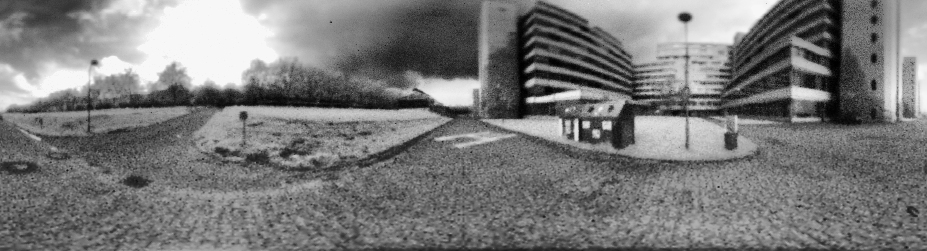
#> input picture synthetic_vedios/Vedio_dynamic_complex_bg/outdoor_3.jpg, 927 x 251 px, found by its file name
$ python black_multi_6.py
#> lines starting #> are read from the running program, lines starting #| are printed output that depends on the picture
import cv2
import os

# Path
image_path = r"C:\A_RESEARCH\Off_Line\C\LPLC2\synthetic_vedios\Vedio_dynamic_complex_bg\outdoor_3.jpg"
output_video = image_path.replace(".jpg", "_black_expand_multi_6.avi")

# Video properties
frame_width = 320
frame_height = 240
fps = 30

img = cv2.imread(image_path)
#> img is the input picture: shape (251, 927, 3); min 0, max 249, mean 121.5

# Raw img operation
img = img[5:245, :]
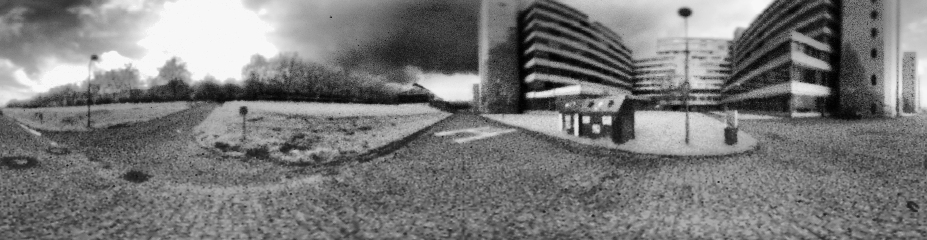
#> img: shape (240, 927, 3); min 0, max 249, mean 121.5

img_height, img_width = img.shape[:2]
#> img_height = 240; img_width = 927

fourcc = cv2.VideoWriter_fourcc(*'XVID')
video_writer = cv2.VideoWriter(output_video, fourcc, fps, (frame_width, frame_height))

# Bg moving speed
scroll_speed = 1

# Square size
max_square_size = 80
square_size_1 = 0
square_size_2 = 0
square_size_3 = 0
square_size_4 = 0
square_size_5 = 0
square_size_6 = 0

# Object appear time (frame)
time_appear_object_1 = 5
time_appear_object_2 = 15
time_appear_object_3 = 25
time_appear_object_4 = 45
time_appear_object_5 = 55
time_appear_object_6 = 65

time_disappear_object_1 = 55
time_disappear_object_2 = 65
time_disappear_object_3 = 75
time_disappear_object_4 = 95
time_disappear_object_5 = 105
time_disappear_object_6 = 115

time_end = 120

for start_x in range(0, time_end, scroll_speed):
    frame_count = start_x
    frame = img[:, start_x:start_x + frame_width].copy()

    # Object 1
    if frame_count >= time_appear_object_1 and frame_count < time_disappear_object_1:
        center_x1, center_y1 = frame_width * 3 // 4, frame_height // 4
        top_left1 = (center_x1 - square_size_1 // 2, center_y1 - square_size_1 // 2)
        bottom_right1 = (center_x1 + square_size_1 // 2, center_y1 + square_size_1 // 2)
        cv2.rectangle(frame, top_left1, bottom_right1, (0, 0, 0), -1)
        if square_size_1 < max_square_size:
            square_size_1 += 2

    # Object 2
    if frame_count >= time_appear_object_2 and frame_count < time_disappear_object_2:
        center_x2, center_y2 = frame_width // 4, frame_height // 2
        top_left2 = (center_x2 - square_size_2 // 2, center_y2 - square_size_2 // 2)
        bottom_right2 = (center_x2 + square_size_2 // 2, center_y2 + square_size_2 // 2)
        cv2.rectangle(frame, top_left2, bottom_right2, (0, 0, 0), -1)
        if square_size_2 < max_square_size:
            square_size_2 += 2

    # Object 3
    if frame_count >= time_appear_object_3 and frame_count < time_disappear_object_3:
        center_x3, center_y3 = frame_width * 3 // 5, frame_height * 3 // 4
        top_left3 = (center_x3 - square_size_3 // 2, center_y3 - square_size_3 // 2)
        bottom_right3 = (center_x3 + square_size_3 // 2, center_y3 + square_size_3 // 2)
        cv2.rectangle(frame, top_left3, bottom_right3, (0, 0, 0), -1)
        if square_size_3 < max_square_size:
            square_size_3 += 2

    # Object 4 (Mirror of Object 1)
    if frame_count >= time_appear_object_4 and frame_count < time_disappear_object_4:
        center_x4, center_y4 = frame_width // 4, frame_height // 4  # Mirror center_x1
        top_left4 = (center_x4 - square_size_4 // 2, center_y4 - square_size_4 // 2)
        bottom_right4 = (center_x4 + square_size_4 // 2, center_y4 + square_size_4 // 2)
        cv2.rectangle(frame, top_left4, bottom_right4, (0, 0, 0), -1)
        if square_size_4 < max_square_size:
            square_size_4 += 2

    # Object 5 (Mirror of Object 2)
    if frame_count >= time_appear_object_5 and frame_count < time_disappear_object_5:
        center_x5, center_y5 = frame_width * 3 // 4, frame_height // 2  # Mirror center_x2
        top_left5 = (center_x5 - square_size_5 // 2, center_y5 - square_size_5 // 2)
        bottom_right5 = (center_x5 + square_size_5 // 2, center_y5 + square_size_5 // 2)
        cv2.rectangle(frame, top_left5, bottom_right5, (0, 0, 0), -1)
        if square_size_5 < max_square_size:
            square_size_5 += 2

    # Object 6 (Mirror of Object 3)
    if frame_count >= time_appear_object_6 and frame_count < time_disappear_object_6:
        center_x6, center_y6 = frame_width * 2 // 5, frame_height * 3 // 4  # Mirror center_x3
        top_left6 = (center_x6 - square_size_6 // 2, center_y6 - square_size_6 // 2)
        bottom_right6 = (center_x6 + square_size_6 // 2, center_y6 + square_size_6 // 2)
        cv2.rectangle(frame, top_left6, bottom_right6, (0, 0, 0), -1)
        if square_size_6 < max_square_size:
            square_size_6 += 2

    video_writer.write(frame)
#> this loop made 120 passes
#> pass 1, `frame = img[:, start_x:start_x + frame_width].copy()`:
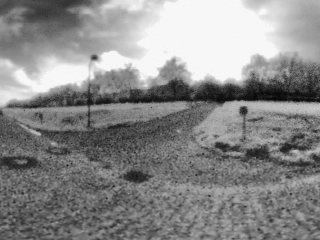
#> frame: shape (240, 320, 3); min 5, max 249, mean 137.3
#> pass 2, `frame = img[:, start_x:start_x + frame_width].copy()`:
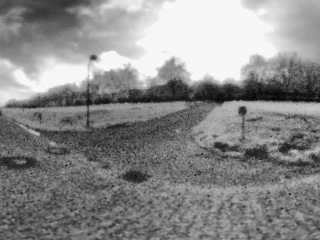
#> frame: shape (240, 320, 3); min 5, max 249, mean 137.3
#> pass 3, `frame = img[:, start_x:start_x + frame_width].copy()`:
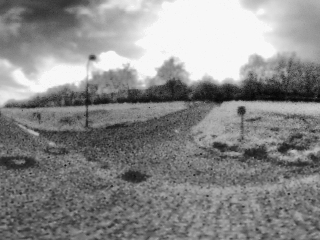
#> frame: shape (240, 320, 3); min 5, max 249, mean 137.3
#> after the loop:
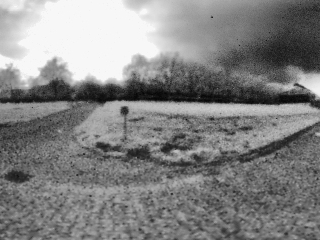
#> frame: shape (240, 320, 3); min 5, max 249, mean 130.9
#> after the loop, square_size_1 = 80; square_size_2 = 80; square_size_3 = 80; square_size_4 = 80; square_size_5 = 80; square_size_6 = 80

video_writer.release()
cv2.destroyAllWindows()


#def print_all_objects_info():
center_positions = [
        (320 * 3 // 4, 240 // 4),  # Object 1
        (320 // 4, 240 // 2),      # Object 2
        (320 * 3 // 5, 240 * 3 // 4),  # Object 3
        (320 // 4, 240 // 4),      # Object 4 (mirror 1)
        (320 * 3 // 4, 240 // 2),  # Object 5 (mirror 2)
        (320 * 2 // 5, 240 * 3 // 4)   # Object 6 (mirror 3)
    ]


time_appear_object_1 = 5
time_appear_object_2 = 15
time_appear_object_3 = 25
time_appear_object_4 = 45
time_appear_object_5 = 55
time_appear_object_6 = 65
#colors = ['#1f77b4', '#ff7f0e', '#2ca02c', '#d62728', '#9467bd', '#8c564b']

for i, (center_x, center_y) in enumerate(center_positions, start=1):
    print(f"Object {i}  Initial Position: ({center_x}, {center_y})")


print(f'\n\nOutput Video to:   {output_video}\n\n')

$ run again, with synthetic_vedios/Vedio_dynamic_complex_bg/outdoor_1.jpg copied over synthetic_vedios/Vedio_dynamic_complex_bg/outdoor_3.jpg
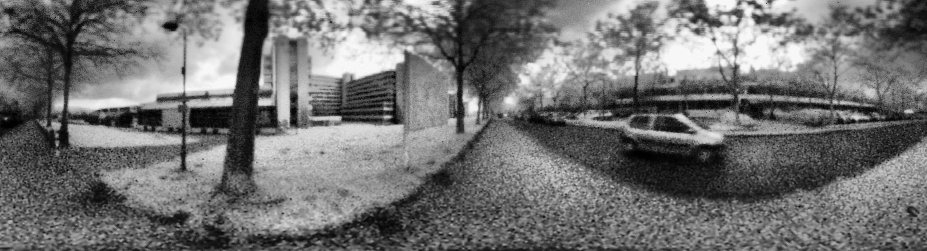
#> input picture synthetic_vedios/Vedio_dynamic_complex_bg/outdoor_1.jpg, 927 x 251 px, found by its file name
#> img is the input picture: shape (251, 927, 3); min 0, max 249, mean 113
#> `img = img[5:245, :]`:
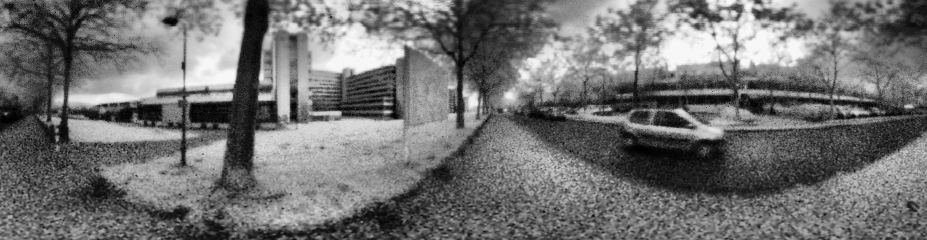
#> img: shape (240, 927, 3); min 0, max 249, mean 113.3
#> after the loop `for start_x in range(0, time_end, scroll_speed):`:
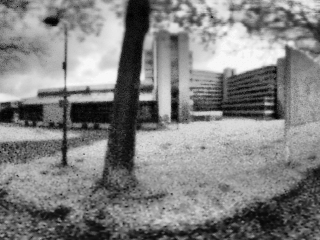
#> frame: shape (240, 320, 3); min 0, max 249, mean 129.6
#> after the loop `for start_x in range(0, time_end, scroll_speed):`: square_size_1 = 80

$ run again, with synthetic_vedios/Vedio_dynamic_complex_bg/outdoor_2.jpg copied over synthetic_vedios/Vedio_dynamic_complex_bg/outdoor_3.jpg
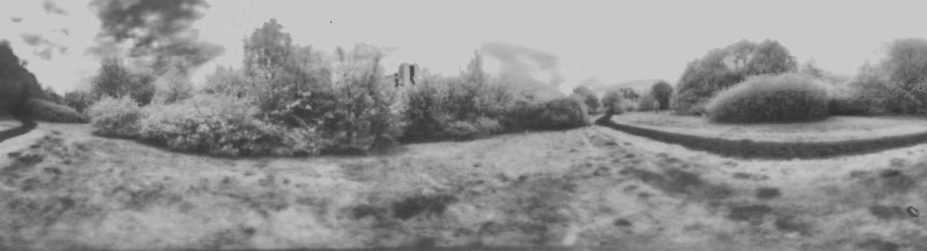
#> input picture synthetic_vedios/Vedio_dynamic_complex_bg/outdoor_2.jpg, 927 x 251 px, found by its file name
#> img is the input picture: shape (251, 927, 3); min 46, max 209, mean 145.8
#> `img = img[5:245, :]`:
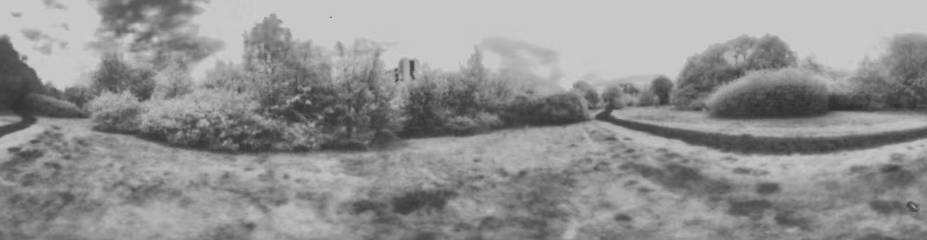
#> img: shape (240, 927, 3); min 46, max 208, mean 145.6
#> after the loop `for start_x in range(0, time_end, scroll_speed):`:
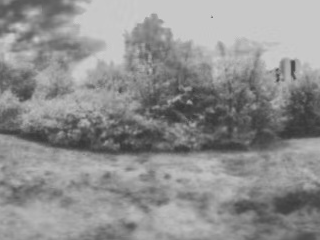
#> frame: shape (240, 320, 3); min 54, max 207, mean 143.3
#> after the loop `for start_x in range(0, time_end, scroll_speed):`: square_size_1 = 80
